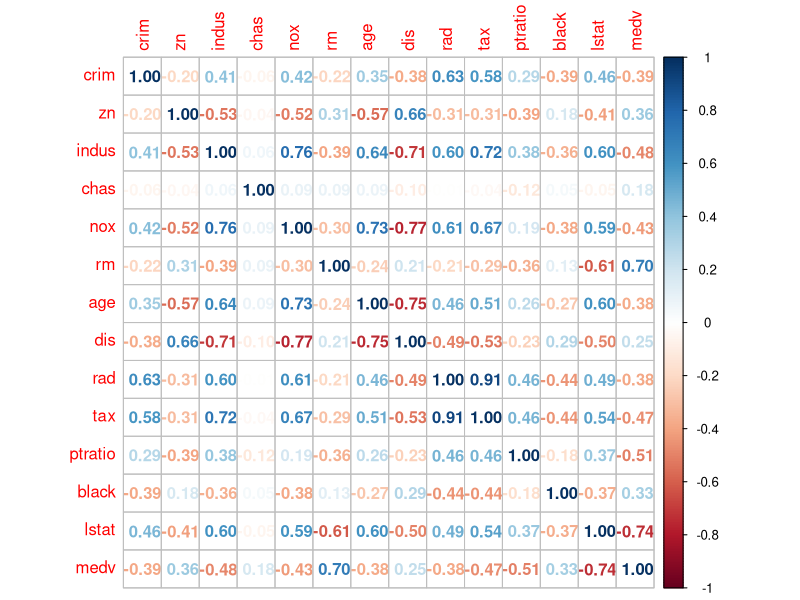

This chart was generated by the following R code:

# install.packages('MASS')
# install.packages('caTools')

library(MASS)     # BOSTON
library(dplyr)
library(ggplot2)
library(caTools)  # splitting
library(corrplot)



# CRIM - per capita crime rate by town
# ZN - proportion of residential land zoned for lots over 25,000 sq.ft.
# INDUS - proportion of non-retail business acres per town.
# CHAS - Charles River dummy variable (1 if tract bounds river; 0 otherwise)
# NOX - nitric oxides concentration (parts per 10 million)
# RM - average number of rooms per dwelling
# AGE - proportion of owner-occupied units built prior to 1940
# DIS - weighted distances to five Boston employment centres
# RAD - index of accessibility to radial highways
# TAX - full-value property-tax rate per $10,000
# PTRATIO - pupil-teacher ratio by town
# B - 1000(Bk - 0.63)^2 where Bk is the proportion of blacks by town
# LSTAT - % lower status of the population
# MEDV - Median value of owner-occupied homes in $1000's
# boston house data

df <- Boston
View(df)

dim(df)  # 506 14
colnames(df)

str(df)

summary(df)

table(df$rad) # 1,2,3,4,5,6,7,8,24
table(df$chas) # 0 1

# null value
colSums(is.na(df))

# sum of all null values
sum(is.na(df))

corr <- cor(df)
corrplot(corr,method='number')

View(corr)

dim(df)  # row=506,col=14
nrow(df) # row = 506
ncol(df) # col

# Split the data: 75 and 25%
n_train <- round(0.75 * nrow(df))
n_train  # 380
train_idx <- sample(1:nrow(df), n_train)
train_idx  # generates 380 sample indexes 
length(train_idx)  

train <- df[train_idx, ]
test <- df[-train_idx, ]

dim(train)
dim(test)


# set.seed(125)
# split <- sample.split(df,SplitRatio =0.75)
# train <- subset(df,split==TRUE)
# test <- subset(df,split==FALSE)

dim(train)
dim(test)
colnames(train)
colnames(test)

str(df)

# Univariate Model : model<−lm(y∼x,data)
# Multivariate Model : model<−lm(y∼.,data)

# lm(target~a+b+c+d, data=train)


m1 <- lm(medv~.,data=train)  # includes all cols except medv
summary(m1)

m1 <- lm(medv ~ crim + rm + tax + lstat , data = train)
# includes cols (crim + rm + tax + lstat) as independent variables
summary(m1)


# LinReg model - 1
lr1 <- lm(medv~.,data=train)  # includes all cols except medv
summary(lr1)

# sig cols: crim, zn, chas, nox, rm, dis, rad, 
#           tax, ptratio, black, lstat

colnames(train)

lr2 <- lm(medv~crim+zn+chas+nox+rm+dis+rad+tax+ptratio+black+lstat,
          data=train)  # excluding age, indus
summary(lr2)

# coef + intercept 
coef(lr2)
# R squared
summary(lr2)$r.squared

# Errors = Actual - Prediction
resid_lr2 <- residuals(lr2)
length(resid_lr2)

# res_m1 <- as.data.frame(resid_m1)
# ggplot(res_m1,aes(res_m1)) +  geom_histogram(fill='blue',alpha=0.5) 


test$ypred <- predict(lr2,test)
View(test)

error <- test$medv-test$ypred
sse = sum(error**2)
mse = mean(error**2)
rmse = sqrt(mse)
paste('SSE',sse,'MSE',mse,'RMSE',rmse)
